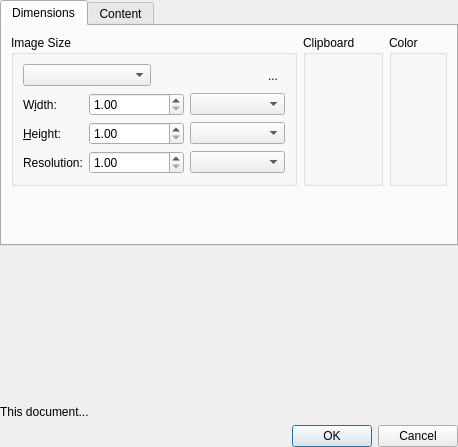
<?xml version="1.0" encoding="UTF-8"?>
<ui version="4.0">
 <author>
    SPDX-FileCopyrightText: none
    SPDX-License-Identifier: GPL-3.0-or-later
  </author>
 <class>WdgNewImage</class>
 <widget class="QWidget" name="WdgNewImage">
  <property name="geometry">
   <rect>
    <x>0</x>
    <y>0</y>
    <width>458</width>
    <height>447</height>
   </rect>
  </property>
  <property name="windowTitle">
   <string>New Image</string>
  </property>
  <layout class="QVBoxLayout" name="verticalLayout">
   <property name="leftMargin">
    <number>0</number>
   </property>
   <property name="topMargin">
    <number>0</number>
   </property>
   <property name="rightMargin">
    <number>0</number>
   </property>
   <property name="bottomMargin">
    <number>0</number>
   </property>
   <item>
    <widget class="QTabWidget" name="tabWidget">
     <property name="sizePolicy">
      <sizepolicy hsizetype="Expanding" vsizetype="Minimum">
       <horstretch>0</horstretch>
       <verstretch>0</verstretch>
      </sizepolicy>
     </property>
     <property name="currentIndex">
      <number>0</number>
     </property>
     <widget class="QWidget" name="tab">
      <attribute name="title">
       <string>Dimensions</string>
      </attribute>
      <layout class="QFormLayout" name="formLayout_4">
       <item row="0" column="0" colspan="2">
        <layout class="QHBoxLayout" name="horizontalLayout_3">
         <item>
          <widget class="QGroupBox" name="grpImage">
           <property name="title">
            <string>Image Size</string>
           </property>
           <layout class="QFormLayout" name="formLayout_3">
            <item row="1" column="0">
             <widget class="QLabel" name="lblWidth">
              <property name="text">
               <string>W&amp;idth:</string>
              </property>
              <property name="buddy">
               <cstring>doubleWidth</cstring>
              </property>
             </widget>
            </item>
            <item row="1" column="1">
             <widget class="QWidget" name="widget" native="true">
              <layout class="QGridLayout" name="gridLayout_6" columnstretch="1,1">
               <property name="leftMargin">
                <number>0</number>
               </property>
               <property name="topMargin">
                <number>0</number>
               </property>
               <property name="rightMargin">
                <number>0</number>
               </property>
               <property name="bottomMargin">
                <number>0</number>
               </property>
               <item row="0" column="0">
                <widget class="KisDoubleParseSpinBox" name="doubleWidth">
                 <property name="minimum">
                  <double>1.000000000000000</double>
                 </property>
                 <property name="maximum">
                  <double>100000000.000000000000000</double>
                 </property>
                </widget>
               </item>
               <item row="0" column="1">
                <widget class="QComboBox" name="cmbWidthUnit">
                 <property name="sizePolicy">
                  <sizepolicy hsizetype="Minimum" vsizetype="Fixed">
                   <horstretch>0</horstretch>
                   <verstretch>0</verstretch>
                  </sizepolicy>
                 </property>
                </widget>
               </item>
              </layout>
             </widget>
            </item>
            <item row="2" column="0">
             <widget class="QLabel" name="lblHeight">
              <property name="text">
               <string>&amp;Height:</string>
              </property>
              <property name="buddy">
               <cstring>doubleHeight</cstring>
              </property>
             </widget>
            </item>
            <item row="3" column="0">
             <widget class="QLabel" name="lblResolution">
              <property name="text">
               <string>Resolution:</string>
              </property>
              <property name="buddy">
               <cstring>doubleResolution</cstring>
              </property>
             </widget>
            </item>
            <item row="2" column="1">
             <widget class="QWidget" name="widget_2" native="true">
              <layout class="QGridLayout" name="gridLayout_3" columnstretch="1,1">
               <property name="leftMargin">
                <number>0</number>
               </property>
               <property name="topMargin">
                <number>0</number>
               </property>
               <property name="rightMargin">
                <number>0</number>
               </property>
               <property name="bottomMargin">
                <number>0</number>
               </property>
               <item row="0" column="0">
                <widget class="KisDoubleParseSpinBox" name="doubleHeight">
                 <property name="minimum">
                  <double>1.000000000000000</double>
                 </property>
                 <property name="maximum">
                  <double>100000000.000000000000000</double>
                 </property>
                </widget>
               </item>
               <item row="0" column="1">
                <widget class="QComboBox" name="cmbHeightUnit">
                 <property name="sizePolicy">
                  <sizepolicy hsizetype="Minimum" vsizetype="Fixed">
                   <horstretch>0</horstretch>
                   <verstretch>0</verstretch>
                  </sizepolicy>
                 </property>
                </widget>
               </item>
              </layout>
             </widget>
            </item>
            <item row="3" column="1">
             <widget class="QWidget" name="widget_3" native="true">
              <layout class="QGridLayout" name="gridLayout_4" columnstretch="1,1">
               <property name="leftMargin">
                <number>0</number>
               </property>
               <property name="topMargin">
                <number>0</number>
               </property>
               <property name="rightMargin">
                <number>0</number>
               </property>
               <property name="bottomMargin">
                <number>0</number>
               </property>
               <item row="0" column="0">
                <widget class="KisDoubleParseSpinBox" name="doubleResolution">
                 <property name="minimum">
                  <double>1.000000000000000</double>
                 </property>
                 <property name="maximum">
                  <double>100000000.000000000000000</double>
                 </property>
                </widget>
               </item>
               <item row="0" column="1">
                <widget class="QComboBox" name="cmbResolutionUnit">
                 <property name="sizePolicy">
                  <sizepolicy hsizetype="Minimum" vsizetype="Fixed">
                   <horstretch>0</horstretch>
                   <verstretch>0</verstretch>
                  </sizepolicy>
                 </property>
                </widget>
               </item>
              </layout>
             </widget>
            </item>
            <item row="0" column="0" colspan="2">
             <widget class="QWidget" name="widget_4" native="true">
              <layout class="QGridLayout" name="gridLayout_5" columnstretch="1,1">
               <property name="leftMargin">
                <number>0</number>
               </property>
               <property name="topMargin">
                <number>0</number>
               </property>
               <property name="rightMargin">
                <number>0</number>
               </property>
               <property name="bottomMargin">
                <number>0</number>
               </property>
               <item row="0" column="0">
                <widget class="QComboBox" name="cmbPredefined">
                 <property name="sizePolicy">
                  <sizepolicy hsizetype="Minimum" vsizetype="Fixed">
                   <horstretch>0</horstretch>
                   <verstretch>0</verstretch>
                  </sizepolicy>
                 </property>
                 <property name="sizeAdjustPolicy">
                  <enum>QComboBox::AdjustToContents</enum>
                 </property>
                </widget>
               </item>
               <item row="0" column="1">
                <widget class="QWidget" name="widget_5" native="true">
                 <layout class="QHBoxLayout" name="horizontalLayout">
                  <property name="leftMargin">
                   <number>0</number>
                  </property>
                  <property name="topMargin">
                   <number>0</number>
                  </property>
                  <property name="rightMargin">
                   <number>0</number>
                  </property>
                  <property name="bottomMargin">
                   <number>0</number>
                  </property>
                  <item>
                   <widget class="QToolButton" name="bnSavePreset">
                    <property name="toolTip">
                     <string>Save the current size as a preset</string>
                    </property>
                    <property name="autoRaise">
                     <bool>true</bool>
                    </property>
                   </widget>
                  </item>
                  <item>
                   <spacer name="horizontalSpacer">
                    <property name="orientation">
                     <enum>Qt::Horizontal</enum>
                    </property>
                    <property name="sizeHint" stdset="0">
                     <size>
                      <width>0</width>
                      <height>0</height>
                     </size>
                    </property>
                   </spacer>
                  </item>
                  <item>
                   <widget class="QToolButton" name="bnOrientation">
                    <property name="toolTip">
                     <string>Switch portrait and landscape</string>
                    </property>
                    <property name="text">
                     <string>...</string>
                    </property>
                    <property name="autoRaise">
                     <bool>true</bool>
                    </property>
                   </widget>
                  </item>
                 </layout>
                </widget>
               </item>
              </layout>
             </widget>
            </item>
           </layout>
          </widget>
         </item>
         <item>
          <widget class="QGroupBox" name="grpClipboard">
           <property name="title">
            <string>Clipboard</string>
           </property>
           <layout class="QVBoxLayout" name="verticalLayout_2">
            <item>
             <widget class="QLabel" name="lblPreview">
              <property name="baseSize">
               <size>
                <width>250</width>
                <height>250</height>
               </size>
              </property>
              <property name="alignment">
               <set>Qt::AlignHCenter|Qt::AlignTop</set>
              </property>
             </widget>
            </item>
           </layout>
          </widget>
         </item>
         <item>
          <widget class="QGroupBox" name="grpMode">
           <property name="title">
            <string comment="Label of Color as color space in Create New Image dialogue">Color</string>
           </property>
           <layout class="QVBoxLayout">
            <item>
             <widget class="KisColorSpaceSelector" name="colorSpaceSelector" native="true">
              <property name="sizePolicy">
               <sizepolicy hsizetype="Preferred" vsizetype="Preferred">
                <horstretch>0</horstretch>
                <verstretch>0</verstretch>
               </sizepolicy>
              </property>
              <property name="minimumSize">
               <size>
                <width>0</width>
                <height>0</height>
               </size>
              </property>
             </widget>
            </item>
           </layout>
          </widget>
         </item>
        </layout>
       </item>
      </layout>
     </widget>
     <widget class="QWidget" name="tab_2">
      <attribute name="title">
       <string>Content</string>
      </attribute>
      <layout class="QFormLayout" name="formLayout">
       <item row="0" column="0">
        <widget class="QLabel" name="lblName">
         <property name="text">
          <string>&amp;Name:</string>
         </property>
         <property name="buddy">
          <cstring>txtName</cstring>
         </property>
        </widget>
       </item>
       <item row="0" column="1">
        <widget class="QLineEdit" name="txtName">
         <property name="sizePolicy">
          <sizepolicy hsizetype="Preferred" vsizetype="Fixed">
           <horstretch>0</horstretch>
           <verstretch>0</verstretch>
          </sizepolicy>
         </property>
         <property name="toolTip">
          <string/>
         </property>
         <property name="text">
          <string>untitled-1</string>
         </property>
        </widget>
       </item>
       <item row="2" column="0">
        <widget class="QLabel" name="lblColor">
         <property name="text">
          <string>Bac&amp;kground Color:</string>
         </property>
         <property name="buddy">
          <cstring>cmbColor</cstring>
         </property>
        </widget>
       </item>
       <item row="2" column="1">
        <widget class="KisColorButton" name="cmbColor">
         <property name="sizePolicy">
          <sizepolicy hsizetype="Preferred" vsizetype="Fixed">
           <horstretch>0</horstretch>
           <verstretch>0</verstretch>
          </sizepolicy>
         </property>
         <property name="minimumSize">
          <size>
           <width>50</width>
           <height>0</height>
          </size>
         </property>
         <property name="toolTip">
          <string/>
         </property>
        </widget>
       </item>
       <item row="3" column="0">
        <widget class="QLabel" name="lblOpacity">
         <property name="text">
          <string>Background Opacity:</string>
         </property>
         <property name="buddy">
          <cstring>sliderOpacity</cstring>
         </property>
        </widget>
       </item>
       <item row="3" column="1">
        <widget class="KisDoubleSliderSpinBox" name="sliderOpacity"/>
       </item>
       <item row="4" column="0" colspan="2">
        <widget class="QGroupBox" name="grpBackground">
         <property name="sizePolicy">
          <sizepolicy hsizetype="Minimum" vsizetype="Minimum">
           <horstretch>0</horstretch>
           <verstretch>0</verstretch>
          </sizepolicy>
         </property>
         <property name="title">
          <string>Background:</string>
         </property>
         <layout class="QFormLayout" name="formLayout_2">
          <item row="0" column="0" colspan="2">
           <widget class="QRadioButton" name="radioBackgroundAsRaster">
            <property name="sizePolicy">
             <sizepolicy hsizetype="Preferred" vsizetype="Fixed">
              <horstretch>0</horstretch>
              <verstretch>0</verstretch>
             </sizepolicy>
            </property>
            <property name="toolTip">
             <string>Use background color and opacity to create a background raster layer.</string>
            </property>
            <property name="text">
             <string>As &amp;raster layer</string>
            </property>
           </widget>
          </item>
          <item row="1" column="0" colspan="2">
           <widget class="QRadioButton" name="radioBackgroundAsProjection">
            <property name="sizePolicy">
             <sizepolicy hsizetype="Preferred" vsizetype="Fixed">
              <horstretch>0</horstretch>
              <verstretch>0</verstretch>
             </sizepolicy>
            </property>
            <property name="toolTip">
             <string>Use background color and opacity as the base canvas color. This can be reconfigured in `Image &gt; Properties.`</string>
            </property>
            <property name="text">
             <string>As can&amp;vas color</string>
            </property>
           </widget>
          </item>
          <item row="2" column="0" colspan="2">
           <widget class="QRadioButton" name="radioBackgroundAsFill">
            <property name="sizePolicy">
             <sizepolicy hsizetype="Preferred" vsizetype="Fixed">
              <horstretch>0</horstretch>
              <verstretch>0</verstretch>
             </sizepolicy>
            </property>
            <property name="toolTip">
             <string>Use background color and opacity to create a background fill layer. The color for this layer can be reconfigured in the layer's properties.</string>
            </property>
            <property name="text">
             <string>As fill la&amp;yer</string>
            </property>
           </widget>
          </item>
         </layout>
        </widget>
       </item>
      </layout>
      <zorder>sliderOpacity</zorder>
      <zorder>lblColor</zorder>
      <zorder>cmbColor</zorder>
      <zorder>lblOpacity</zorder>
      <zorder>lblName</zorder>
      <zorder>txtName</zorder>
      <zorder>grpBackground</zorder>
     </widget>
    </widget>
   </item>
   <item>
    <spacer name="verticalSpacer">
     <property name="orientation">
      <enum>Qt::Vertical</enum>
     </property>
     <property name="sizeType">
      <enum>QSizePolicy::Expanding</enum>
     </property>
     <property name="sizeHint" stdset="0">
      <size>
       <width>10</width>
       <height>10</height>
      </size>
     </property>
    </spacer>
   </item>
   <item>
    <widget class="QLabel" name="lblDocumentInfo">
     <property name="text">
      <string>This document...</string>
     </property>
     <property name="wordWrap">
      <bool>true</bool>
     </property>
    </widget>
   </item>
   <item>
    <widget class="QDialogButtonBox" name="newDialogConfirmationButtonBox">
     <property name="standardButtons">
      <set>QDialogButtonBox::Cancel|QDialogButtonBox::Ok</set>
     </property>
    </widget>
   </item>
  </layout>
 </widget>
 <customwidgets>
  <customwidget>
   <class>KisColorButton</class>
   <extends>QPushButton</extends>
   <header>kis_color_button.h</header>
  </customwidget>
  <customwidget>
   <class>KisColorSpaceSelector</class>
   <extends>QWidget</extends>
   <header>widgets/kis_color_space_selector.h</header>
   <container>1</container>
  </customwidget>
  <customwidget>
   <class>KisDoubleParseSpinBox</class>
   <extends>QDoubleSpinBox</extends>
   <header>kis_double_parse_spin_box.h</header>
  </customwidget>
  <customwidget>
   <class>KisDoubleSliderSpinBox</class>
   <extends>KisDoubleParseSpinBox</extends>
   <header location="global">kis_slider_spin_box.h</header>
   <container>1</container>
  </customwidget>
 </customwidgets>
 <tabstops>
  <tabstop>tabWidget</tabstop>
  <tabstop>cmbPredefined</tabstop>
  <tabstop>bnSavePreset</tabstop>
  <tabstop>bnOrientation</tabstop>
  <tabstop>doubleWidth</tabstop>
  <tabstop>cmbWidthUnit</tabstop>
  <tabstop>doubleHeight</tabstop>
  <tabstop>cmbHeightUnit</tabstop>
  <tabstop>doubleResolution</tabstop>
  <tabstop>cmbResolutionUnit</tabstop>
  <tabstop>txtName</tabstop>
  <tabstop>cmbColor</tabstop>
  <tabstop>sliderOpacity</tabstop>
  <tabstop>radioBackgroundAsRaster</tabstop>
  <tabstop>radioBackgroundAsProjection</tabstop>
  <tabstop>radioBackgroundAsFill</tabstop>
 </tabstops>
 <resources/>
 <connections/>
</ui>
